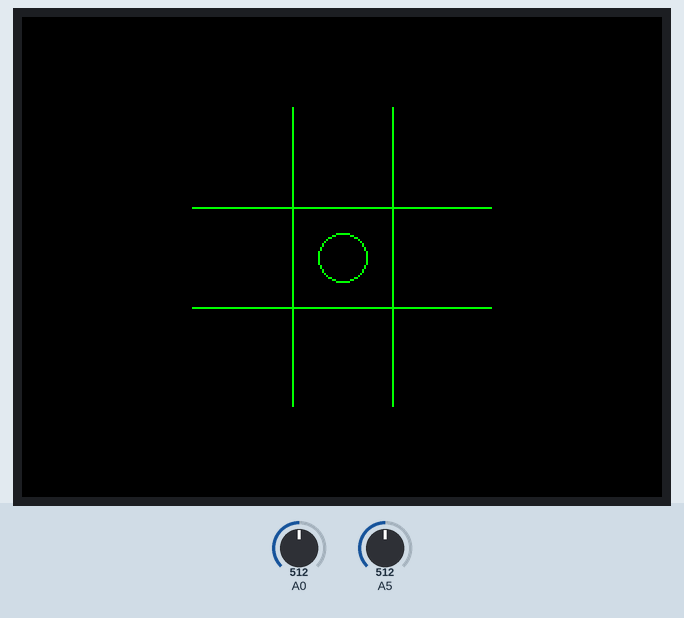
Simulated run of this sketch. Board: Arduino Uno, built with avr-gcc and run on an emulated ATmega328P. On the bench: 320×240 colour display. Inputs (shaded band) come from the test bench; at power-on: A0 = 512, A5 = 512. What the sketch prints to the serial monitor is not drawn.

Above: at 1.4 s.
1.5 s: A0 set to 628
3.0 s: A0 set to 653
4.5 s: A5 set to 716
At 5.7 s:
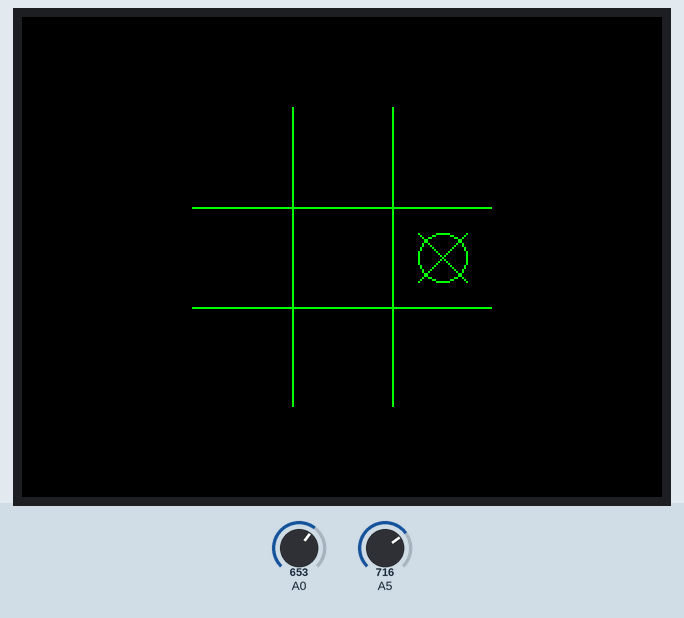
6.0 s: A5 set to 900
At 7.1 s:
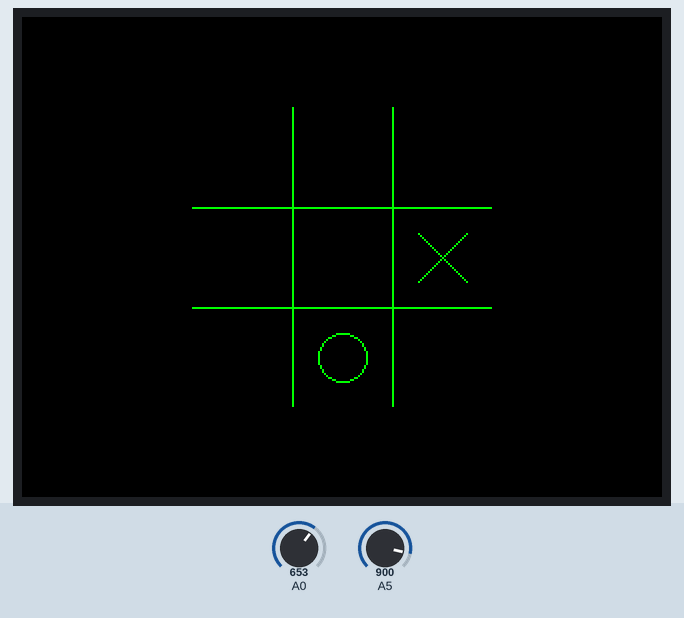
7.5 s: A5 set to 1023
At 8.3 s:
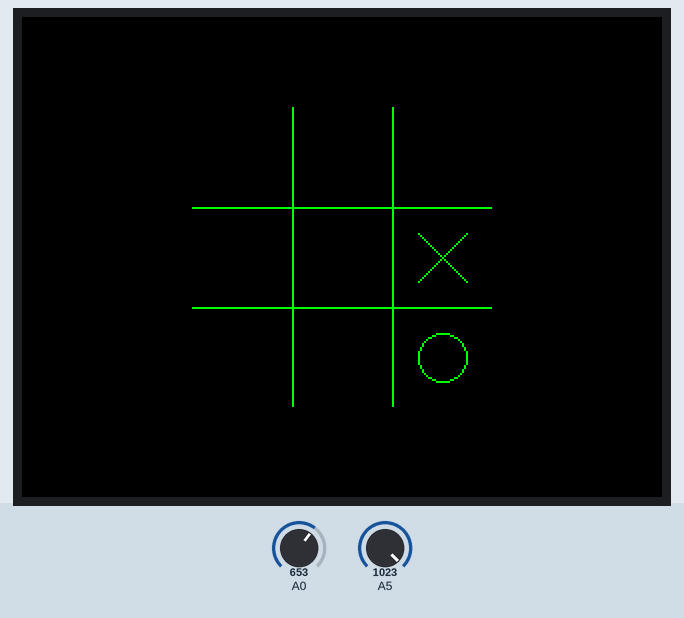
9.0 s: A0 set to 511
At 9.5 s:
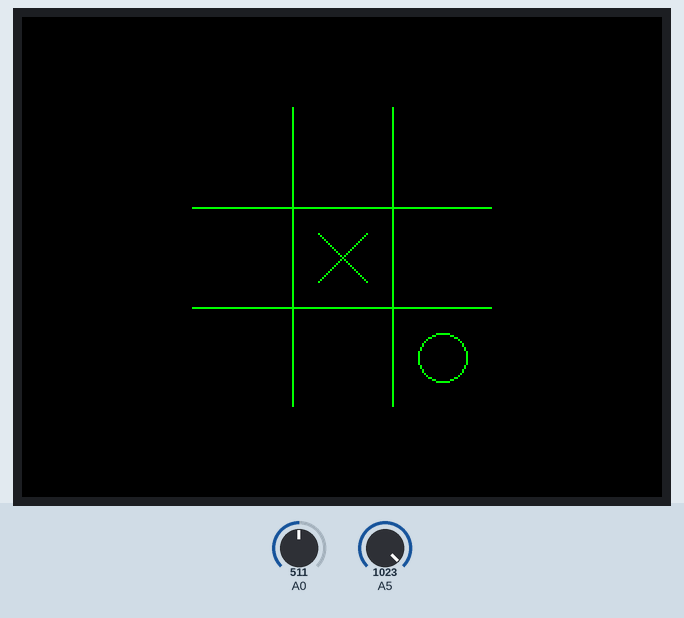
Timing chart, 0 to 11.5 s (numbered marks = the images above; inputs shaded):
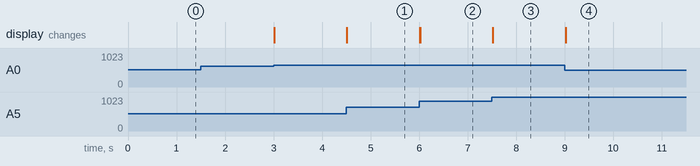

Measured:
- after the input at 1.5 s, every drawn part: stays the same
- after the input at 4.5 s, the display: changes at once (image 1)
- after the input at 6.0 s, the display: first changes at once (image 2 shows a later state)
- after the input at 7.5 s, the display: changes at once (image 3)
- after the input at 9.0 s, the display: changes at once (image 4)

The sketch:

tic_tac_toe.ino
```cpp
#include "SPI.h"
#include "Adafruit_GFX.h"
#include "Adafruit_ILI9340.h"

// Pins for the TFT
#define _sclk 13
#define _miso 12
#define _mosi 11
#define _cs 10
#define _rst 9
#define _dc 8

// TFT object
Adafruit_ILI9340 tft = Adafruit_ILI9340(_cs, _dc, _rst);

int board[3][3] = {
  {0, 0, 0},
  {0, 0, 0},
  {0, 0, 0}
};

int WIDTH;
int HEIGHT;

int posX;
int oposX;

int posO;
int oposO;

void setup() {
  pinMode(A0, INPUT);
  pinMode(A3, INPUT);
  pinMode(A5, INPUT);
  Serial.begin(9600);
  tft.begin();
  tft.setRotation(map(analogRead(A3), 0, 1023, 0, 3)); // Rotate the screen depending on the value of A3

  WIDTH = tft.width();
  HEIGHT = tft.height();

  posX = analogRead(A0);
  oposX = !posX;

  posO = analogRead(A5);
  oposO = !posO;

  tft.fillScreen(ILI9340_BLACK);
}

void loop() {

  Serial.println(analogRead(A0));
  Serial.println(analogRead(A5));
  Serial.println();

  posX = map(analogRead(A0), 0, 1020, 0, 8);
  if (posX != oposX) { board[oposX / 3][oposX % 3] = 0; oposX = posX; }
  board[posX / 3][posX % 3] = 1;

  posO = map(analogRead(A5), 0, 1020, 0, 8);
  if (posO != oposO) { board[oposO / 3][oposO % 3] = 0; oposO = posO; }
  board[posO / 3][posO % 3] = 2;

  drawBoard();

}

void drawBoard() {

  tft.drawFastVLine(WIDTH/2 - 25, HEIGHT/2 - 75, 150, ILI9340_GREEN);
  tft.drawFastVLine(WIDTH/2 + 25, HEIGHT/2 - 75, 150, ILI9340_GREEN);

  tft.drawFastHLine(WIDTH/2 - 75, HEIGHT/2 - 25, 150, ILI9340_GREEN);
  tft.drawFastHLine(WIDTH/2 - 75, HEIGHT/2 + 25, 150, ILI9340_GREEN);

  for (int y = 0; y < 3; y++) {
    for (int x = 0; x < 3; x++) {
      if (board[y][x] == 1) {
        drawX(WIDTH/2 - 50 + x*50, HEIGHT/2 - 50 + y*50, 25, 25, ILI9340_GREEN);
      } else if (board[y][x] == 2) {
        tft.drawCircle(WIDTH/2 - 50 + x*50, HEIGHT/2 - 50 + y*50, 25/2, ILI9340_GREEN);
      } else {
        tft.fillRect(WIDTH/2 - 50 - 25/2 + x*50, HEIGHT/2 - 50 - 25/2 + y*50, 25, 25, ILI9340_BLACK);
      }
    }
  }

}

void drawX(int x, int y, int w, int h, int color) {
  tft.drawLine(x - w/2, y - h/2, x + w/2, y + h/2, color);
  tft.drawLine(x + w/2, y - h/2, x - w/2, y + h/2, color);
}
```
